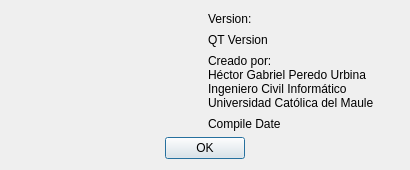
<?xml version="1.0" encoding="UTF-8"?>
<ui version="4.0">
 <class>Acerca</class>
 <widget class="QDialog" name="Acerca">
  <property name="sizePolicy">
   <sizepolicy hsizetype="Fixed" vsizetype="Fixed">
    <horstretch>0</horstretch>
    <verstretch>0</verstretch>
   </sizepolicy>
  </property>
  <property name="minimumSize">
   <size>
    <width>410</width>
    <height>170</height>
   </size>
  </property>
  <property name="maximumSize">
   <size>
    <width>653</width>
    <height>445</height>
   </size>
  </property>
  <property name="windowTitle">
   <string>Acerca de Bio-Feedback</string>
  </property>
  <layout class="QVBoxLayout" name="verticalLayout_3">
   <item>
    <layout class="QHBoxLayout" name="horizontalLayout">
     <item>
      <widget class="QLabel" name="labelIMAGE">
       <property name="text">
        <string/>
       </property>
       <property name="pixmap">
        <pixmap resource="images.qrc">:/images/home.png</pixmap>
       </property>
       <property name="scaledContents">
        <bool>true</bool>
       </property>
      </widget>
     </item>
     <item>
      <layout class="QVBoxLayout" name="verticalLayout_2">
       <item>
        <widget class="QLabel" name="labelVersion">
         <property name="text">
          <string>Version:</string>
         </property>
        </widget>
       </item>
       <item>
        <widget class="QLabel" name="labelQtVersion">
         <property name="text">
          <string>QT Version</string>
         </property>
        </widget>
       </item>
       <item>
        <widget class="QLabel" name="labelAutor">
         <property name="text">
          <string>Creado por:
Héctor Gabriel Peredo Urbina
Ingeniero Civil Informático
Universidad Católica del Maule</string>
         </property>
        </widget>
       </item>
       <item>
        <widget class="QLabel" name="labelBuild">
         <property name="text">
          <string>Compile Date</string>
         </property>
        </widget>
       </item>
      </layout>
     </item>
    </layout>
   </item>
   <item>
    <widget class="QDialogButtonBox" name="buttonBox">
     <property name="standardButtons">
      <set>QDialogButtonBox::Ok</set>
     </property>
     <property name="centerButtons">
      <bool>true</bool>
     </property>
    </widget>
   </item>
  </layout>
 </widget>
 <resources>
  <include location="images.qrc"/>
 </resources>
 <connections/>
</ui>
